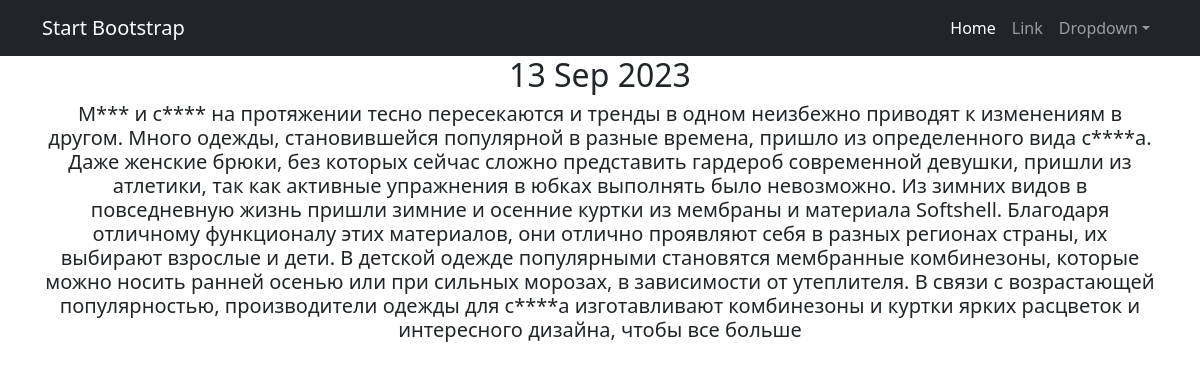
Screenshot of /news/1 with the database file from the repository.
### news/models.py (models this page shows, shortened)
class Post(models.Model):
    author = models.ForeignKey(Author, on_delete=models.CASCADE, related_name='posts')
    post_type = models.CharField(max_length=24, choices=[('article', 'Статья'), ('news', 'Новость')])
    date = models.DateTimeField(auto_now_add=True)
    categories = models.ManyToManyField('Category', through='PostCategory')
    title = models.CharField(max_length=124)
    text = models.TextField(blank=False)
    rate = models.IntegerField(default=0)

### news/views.py (the view)
# urls.py: path('<int:pk>', PostDetail.as_view()),
class PostDetail(DetailView):
    model = Post
    template_name = '../templates/flatpages/post.html'
    context_object_name = 'post'

### news/templatetags/custom_filters.py (called while the page is built)
@register.filter()
def censored(value: str):
    CENSORED_WORDS = {
        'спорт': 'с****',
        'Спорт': 'C****',
        'мода': 'м***',
        'Мода': 'М***',
        'кино': 'к***',
        'Кино': 'К***',
        'политика': 'п*******',
        'Политика': 'П*******',
    }
    if isinstance(value, str):
        for word in CENSORED_WORDS.keys():
            value = value.replace(word, CENSORED_WORDS[word])
    else:
        raise ValueError
    return value

### templates/flatpages/post.html (shortened to what this page needs)
{% extends 'flatpages/default.html' %}
{% load custom_filters %}
{% block content %}
    <h2>{{post.date|date:'d M Y' }}</h2>
    <h5>{{post.text|censored}}</h5>
{% endblock content %}

### rows the page displays
Post: date "13 Sep 2023", text|censored "М*** и с**** на протяжении тесно пересекаются и тренды в одном неизбежно приводят к изменениям в другом. Много одежды, становившейся популярной в разные времена, пришло из определенного вида с****а. Даже женские брюки, без которых сейчас сложно представить гардероб современной девушки, пришли из атлетики, так как активные упражнения в юбках выполнять было невозможно. Из зимних видов в повседневную жизнь пришли зимние и осенние куртки из мембраны и материала Softshell. Благодаря отличному функционалу этих материалов, они отлично проявляют себя в разных регионах страны, их выбирают взрослые и дети. В детской одежде популярными становятся мембранные комбинезоны, которые можно носить ранней…"
